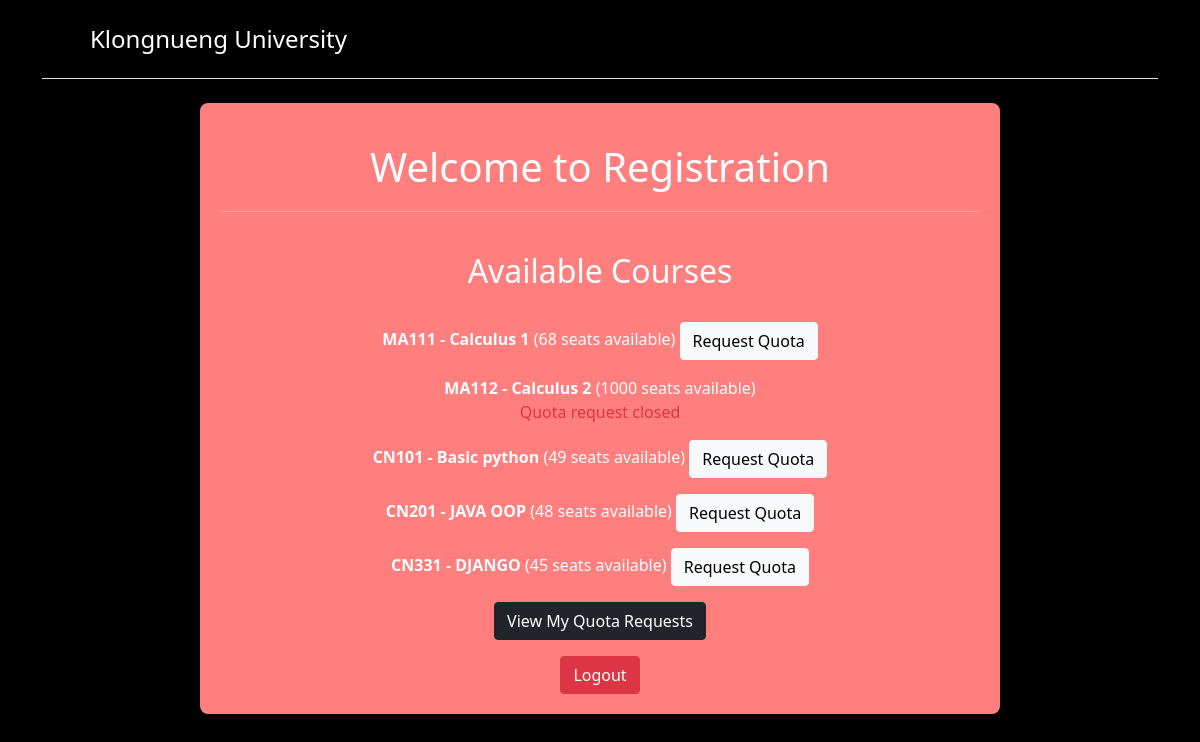
Page /course/ on the earlier database version.
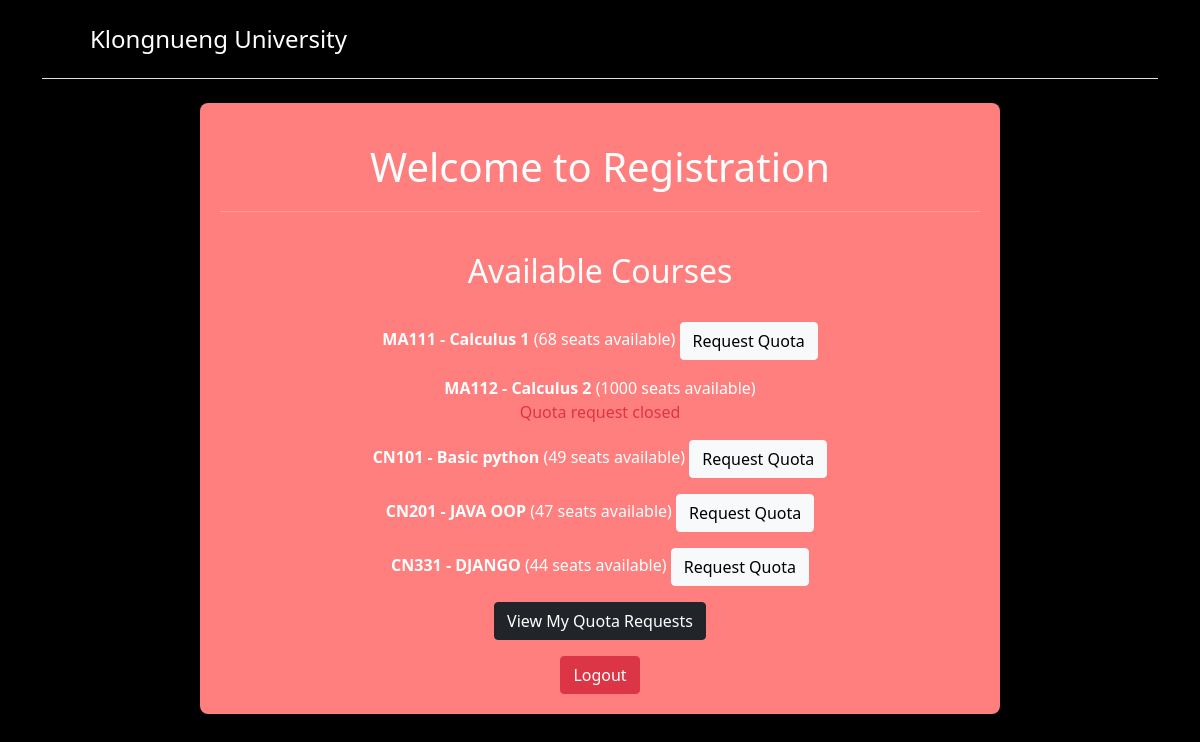
Same page on the later database version.
### users/models.py (models this page shows, shortened)
class Course(models.Model):
    code = models.CharField(max_length=10)
    name = models.CharField(max_length=100)
    semester = models.CharField(max_length=10)
    academic_year = models.IntegerField()
    seats = models.IntegerField()
    is_quota_open = models.BooleanField(default=True)

### users/views.py (the view)
# urls.py: path('course/', views.course_list, name='course_list'),
def course_list(request):
    courses = Course.objects.all()
    return render(request, 'course_list.html', {'courses': courses})

### templates/course_list.html (shortened to what this page needs)
{% extends "base.html" %}
{% block content %}
<h1>Welcome to Registration</h1>
<hr><br>
<h2>Available Courses</h2><br>
<ul class="list-unstyled">
    {% for course in courses %}
    <li class="mb-3">
        <strong>{{ course.code }} - {{ course.name }}</strong> ({{ course.seats }} seats available)
        {% if course.is_quota_open %}
        <a href="{% url 'request_quota' course.id %}" class="btn btn-light">Request Quota</a>
        {% else %}
        <p class="text-danger">Quota request closed</p>
        {% endif %}
    </li>
    {% endfor %}
</ul>
<div class="mb-3">
    <a href="{% url 'my_quota_requests' %}" class="btn btn-dark">View My Quota Requests</a>
</div>
<form action="/" method="post" class="d-inline">
    <button type="submit" class="btn btn-danger">Logout</button>
</form>
{% endblock %}

Differences in the rows shown:
changed Course "CN201": seats "48" → "47"
changed Course "CN331": seats "45" → "44"
